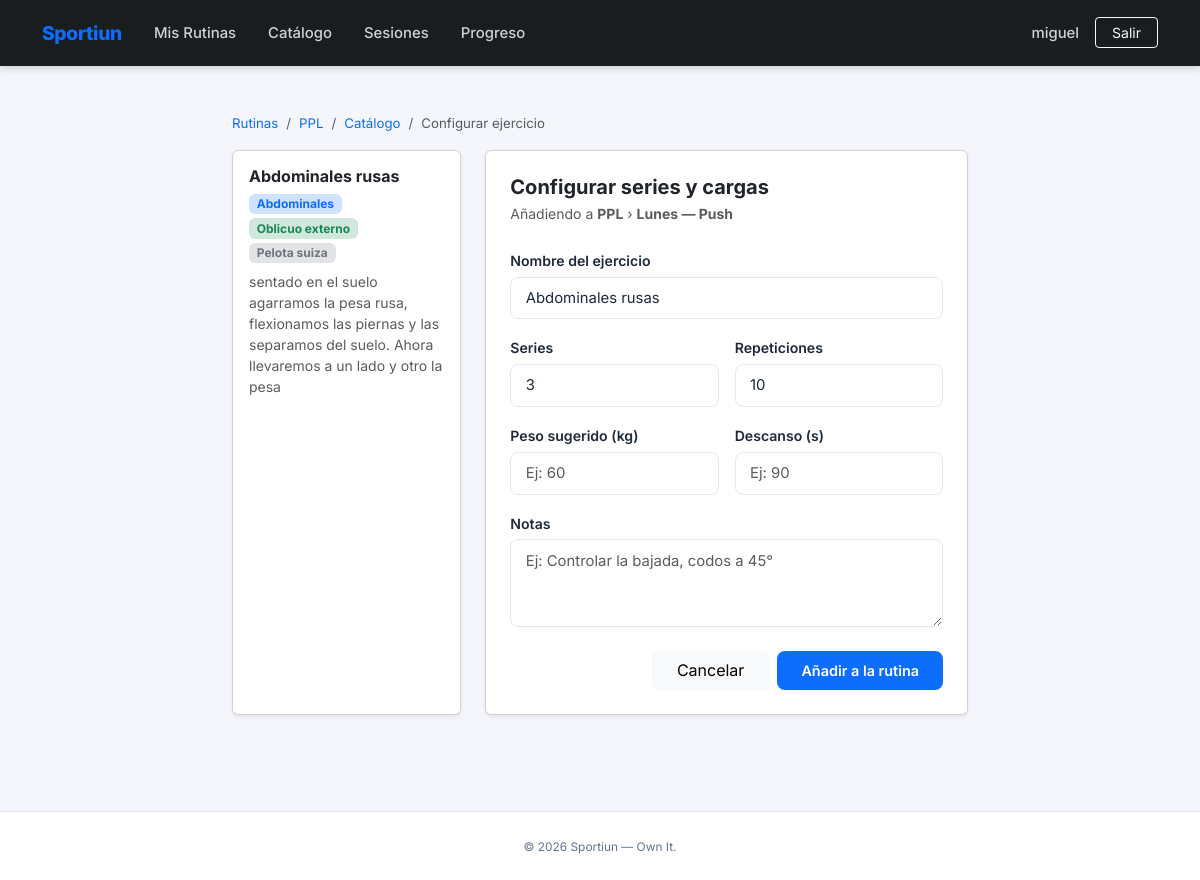
The app's page /gym/catalogo/21/anadir/1/ (signed in) with its own data.
### gym/models.py (models this page shows, shortened)
class Rutina(models.Model):
    usuario = models.ForeignKey(User, on_delete=models.CASCADE, related_name='rutinas')
    nombre = models.CharField(max_length=200)
    descripcion = models.TextField(blank=True)
    fecha_creacion = models.DateTimeField(auto_now_add=True)
    class Meta:
        ordering = ['-fecha_creacion']

class EjercicioCatalogo(models.Model):
    wger_id = models.PositiveIntegerField(unique=True)
    nombre = models.CharField(max_length=200)
    descripcion = models.TextField(blank=True)
    categoria = models.CharField(max_length=100, blank=True)
    musculo_principal = models.CharField(max_length=100, blank=True)
    equipamiento = models.CharField(max_length=100, blank=True)
    imagen_url = models.URLField(blank=True, max_length=500)
    fecha_importacion = models.DateTimeField(auto_now_add=True)
    class Meta:
        ordering = ['nombre']
        verbose_name = 'Ejercicio del catálogo'
        verbose_name_plural = 'Catálogo de ejercicios'

class DiaRutina(models.Model):
    rutina = models.ForeignKey(Rutina, on_delete=models.CASCADE, related_name='dias')
    dia = models.IntegerField(choices=DIAS_SEMANA)
    nombre = models.CharField(max_length=100, blank=True, help_text='Ej: Push, Piernas, Torso')
    class Meta:
        ordering = ['dia']
        unique_together = [('rutina', 'dia')]
    def __str__(self):
        dia_nombre = dict(DIAS_SEMANA).get(self.dia, '')
        if self.nombre:
            return f"{dia_nombre} — {self.nombre}"
        return dia_nombre

### gym/views.py (the view)
# urls.py: path('catalogo/<int:catalogo_id>/anadir/<int:dia_id>/', views.anadir_desde_catalogo, name='anadir_desde_catalogo'),
@login_required
def anadir_desde_catalogo(request, catalogo_id, dia_id):
    item = get_object_or_404(EjercicioCatalogo, id=catalogo_id)
    dia = get_object_or_404(DiaRutina, id=dia_id, rutina__usuario=request.user)
    if request.method == 'POST':
        form = EjercicioForm(request.POST)
        if form.is_valid():
            ejercicio = form.save(commit=False)
            ejercicio.dia_rutina = dia
            ejercicio.save()
            messages.success(request, f'"{ejercicio.nombre}" añadido a {dia}.')
            return redirect('gym:detalle_rutina', rutina_id=dia.rutina.id)
    else:
        form = EjercicioForm(initial={
            'nombre': item.nombre,
            'series': 3,
            'repeticiones': 10,
        })
    return render(request, 'gym/anadir_desde_catalogo.html', {
        'form': form,
        'item': item,
        'dia': dia,
        'rutina': dia.rutina,
    })

### gym/templates/gym/anadir_desde_catalogo.html (shortened to what this page needs)
{% extends 'base.html' %}
{% load static %}
{% block content %}
<div class="row justify-content-center">
    <div class="col-lg-8">
        <nav aria-label="breadcrumb" class="mb-3">
            <ol class="breadcrumb">
                <li class="breadcrumb-item">
                    <a href="{% url 'gym:rutinas_list' %}" class="text-decoration-none">Rutinas</a>
                </li>
                <li class="breadcrumb-item">
                    <a href="{% url 'gym:detalle_rutina' rutina.id %}" class="text-decoration-none">{{ rutina.nombre }}</a>
                </li>
                <li class="breadcrumb-item">
                    <a href="{% url 'gym:catalogo_ejercicios' %}?dia_id={{ dia.id }}" class="text-decoration-none">Catálogo</a>
                </li>
                <li class="breadcrumb-item active">Configurar ejercicio</li>
            </ol>
        </nav>
        <div class="row g-4">
            <div class="col-md-4">
                <div class="card shadow-sm h-100">
                    <div class="card-body p-3">
                        <h6 class="fw-bold mb-2">{{ item.nombre }}</h6>
                        <div class="d-flex flex-wrap gap-1 mb-2">
                            {% if item.categoria %}
                            <span class="badge bg-primary-subtle text-primary">{{ item.categoria }}</span>
                            {% endif %}
                            {% if item.musculo_principal %}
                            <span class="badge bg-success-subtle text-success">{{ item.musculo_principal }}</span>
                            {% endif %}
                            {% if item.equipamiento %}
                            <span class="badge bg-secondary-subtle text-secondary">{{ item.equipamiento }}</span>
                            {% endif %}
                        </div>
                        {% if item.descripcion %}
                        <p class="small text-muted mb-0">{{ item.descripcion|truncatewords:40 }}</p>
                        {% endif %}
                    </div>
                </div>
            </div>
            <div class="col-md-8">
                <div class="card shadow-sm">
                    <div class="card-body p-4">
                        <h5 class="fw-bold mb-1">Configurar series y cargas</h5>
                        <p class="text-muted small mb-4">
                            Añadiendo a <strong>{{ rutina.nombre }}</strong> &rsaquo; <strong>{{ dia }}</strong>
                        </p>
                        <form method="post" novalidate>
                            <div class="mb-3">
                                <label class="form-label fw-semibold">Nombre del ejercicio</label>
                                {{ form.nombre }}
                            </div>
                            <div class="row g-3 mb-3">
                                <div class="col-6">
                                    <label class="form-label fw-semibold">Series</label>
                                    {{ form.series }}
                                </div>
                                <div class="col-6">
                                    <label class="form-label fw-semibold">Repeticiones</label>
                                    {{ form.repeticiones }}
                                </div>
                            </div>
                            <div class="row g-3 mb-3">
                                <div class="col-6">
                                    <label class="form-label fw-semibold">Peso sugerido (kg)</label>
                                    {{ form.peso_sugerido }}
                                </div>
                                <div class="col-6">
                                    <label class="form-label fw-semibold">Descanso (s)</label>
                                    {{ form.descanso }}
                                </div>
                            </div>
                            <div class="mb-4">
                                <label class="form-label fw-semibold">Notas</label>
                                {{ form.notas }}
                            </div>
                            <div class="d-flex gap-2 justify-content-end">
                                <a href="{% url 'gym:catalogo_ejercicios' %}?dia_id={{ dia.id }}"
                                   class="btn btn-light px-4">Cancelar</a>
                                <button type="submit" class="btn btn-custom-primary px-4">
                                    Añadir a la rutina
                                </button>
                            </div>
                        </form>
                    </div>
                </div>
            </div>
        </div>
    </div>
</div>
{% endblock %}

### templates/base.html (shortened to what this page needs)
<!DOCTYPE html>
<html lang="es">
<head>
    <link href="https://cdn.jsdelivr.net/npm/bootstrap@5.3.0/dist/css/bootstrap.min.css" rel="stylesheet">
    {% load static %}
    <link rel="stylesheet" href="{% static 'css/style.css' %}">
</head>
<body>
    <nav class="navbar navbar-expand-lg navbar-dark sticky-top">
        <div class="container">
            <a class="navbar-brand" href="{% url 'core:inicio' %}">Sportiun</a>
            <div class="collapse navbar-collapse" id="navbarNav">
                <ul class="navbar-nav me-auto">
                    {% if user.is_authenticated %}
                    <li class="nav-item">
                        <a class="nav-link px-3" href="{% url 'gym:rutinas_list' %}">Mis Rutinas</a>
                    </li>
                    <li class="nav-item">
                        <a class="nav-link px-3" href="{% url 'gym:catalogo_ejercicios' %}">Catálogo</a>
                    </li>
                    <li class="nav-item">
                        <a class="nav-link px-3" href="{% url 'gym:historial_sesiones' %}">Sesiones</a>
                    </li>
                    <li class="nav-item">
                        <a class="nav-link px-3" href="{% url 'gym:mi_progreso' %}">Progreso</a>
                    </li>
                    {% endif %}
                </ul>
                <div class="d-flex align-items-center gap-2">
                    {% if user.is_authenticated %}
                        <a class="nav-link text-white-50 px-2 d-none d-lg-block" href="{% url 'gym:perfil' %}">
                            {{ user.username }}
                        </a>
                        <a class="btn btn-outline-light btn-sm px-3" href="{% url 'core:logout' %}">Salir</a>
                    {% else %}
                        <a class="nav-link text-white-50 px-2" href="{% url 'core:login' %}">Entrar</a>
                        <a class="btn btn-custom-primary btn-sm px-3" href="{% url 'core:registro' %}">Únete gratis</a>
                    {% endif %}
                </div>
            </div>
        </div>
    </nav>
    <main class="container main-container my-5">
        {% block content %}{% endblock %}
    </main>
    <footer>
        <div class="container text-center">
            <small>&copy; 2026 Sportiun &mdash; Own It.</small>
        </div>
    </footer>
</body>
</html>

### static/css/style.css (style rules this page uses)
:root { --sp-primary: #0d6efd; --sp-primary-dark: #0b5ed7; --sp-primary-soft: #e7f0ff; --sp-dark: #1a1d20; --sp-surface: #f4f6fb; --sp-card: #ffffff; --sp-border: #e2e8f0; --sp-text: #1e293b; --sp-muted: #64748b; --sp-danger: #dc3545; --sp-danger-soft: #fff5f5; --sp-success-soft: #f0fdf4; --sp-radius-sm: 8px; --sp-radius-md: 14px; --sp-radius-lg: 20px; --sp-shadow-sm: 0 1px 4px rgba(0,0,0,.06); --sp-shadow-md: 0 4px 18px rgba(0,0,0,.09); --sp-shadow-lg: 0 8px 32px rgba(0,0,0,.12); }
body { font-family: 'Inter', sans-serif; background-color: var(--sp-surface); color: var(--sp-text); min-height: 100vh; display: flex; flex-direction: column; }
main.container { flex: 1; }
.navbar { background-color: var(--sp-dark) !important; padding: .85rem 0; box-shadow: 0 2px 8px rgba(0,0,0,.18); }
.navbar-brand { font-weight: 800; font-size: 1.2rem; letter-spacing: -.3px; color: var(--sp-primary) !important; }
.navbar .nav-link { font-weight: 500; font-size: .93rem; color: rgba(255,255,255,.8) !important; transition: color .15s; }
.main-container { animation: spFadeIn .4s ease; }
.btn-custom-primary { background-color: var(--sp-primary); color: #fff; border: none; border-radius: var(--sp-radius-sm); padding: .55rem 1.25rem; font-weight: 600; font-size: .9rem; transition: background .2s, transform .15s, box-shadow .2s; text-decoration: none; display: inline-block; }
footer { background-color: #fff; border-top: 1px solid var(--sp-border); padding: 1.5rem 0; margin-top: 3rem; color: var(--sp-muted); font-size: .85rem; }
.form-control, .form-select { border-radius: var(--sp-radius-sm) !important; border: 1px solid var(--sp-border) !important; padding: .58rem .9rem; font-size: .93rem; transition: border-color .2s, box-shadow .2s; background-color: #fff; color: var(--sp-text); }
.form-label { font-size: .88rem; margin-bottom: .35rem; color: var(--sp-text); }
.breadcrumb { font-size: .83rem; }

### records on screen
Rutina: nombre "PPL"
EjercicioCatalogo: nombre "Abdominales rusas", categoria "Abdominales", musculo_principal "Oblicuo externo", equipamiento "Pelota suiza", descripcion "sentado en el suelo agarramos la pesa rusa, flexionamos las piernas y las separamos del suelo. Ahora llevaremos a un lado y otro la pesa"
DiaRutina: dia+nombre "Lunes — Push"

### other values on screen
{{ user.username }} "miguel"
